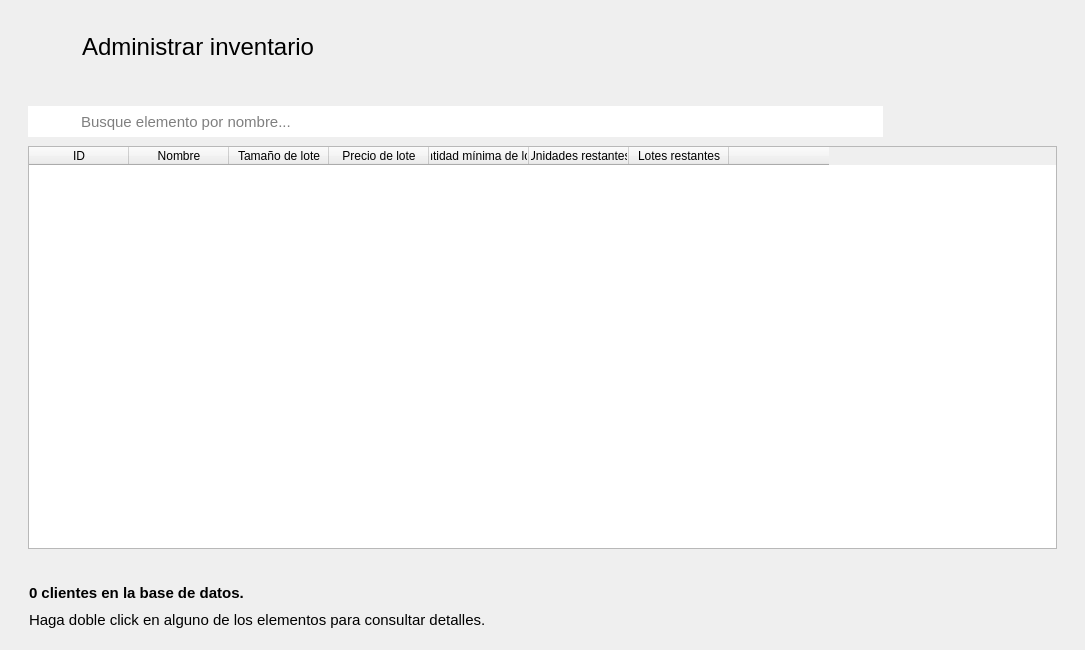
<?xml version="1.0" encoding="UTF-8"?>
<ui version="4.0">
 <class>AdministrarInventario</class>
 <widget class="QWidget" name="AdministrarInventario">
  <property name="geometry">
   <rect>
    <x>0</x>
    <y>0</y>
    <width>1085</width>
    <height>650</height>
   </rect>
  </property>
  <property name="windowTitle">
   <string>Form</string>
  </property>
  <layout class="QVBoxLayout" name="verticalLayout">
   <item alignment="Qt::AlignLeft">
    <widget class="QFrame" name="frame">
     <property name="font">
      <font>
       <family>Segoe UI</family>
      </font>
     </property>
     <property name="frameShadow">
      <enum>QFrame::Raised</enum>
     </property>
     <layout class="QHBoxLayout" name="horizontalLayout">
      <property name="spacing">
       <number>20</number>
      </property>
      <property name="leftMargin">
       <number>19</number>
      </property>
      <property name="topMargin">
       <number>15</number>
      </property>
      <property name="rightMargin">
       <number>19</number>
      </property>
      <property name="bottomMargin">
       <number>15</number>
      </property>
      <item>
       <widget class="QPushButton" name="btRegresar">
        <property name="font">
         <font>
          <family>Segoe UI</family>
         </font>
        </property>
        <property name="cursor">
         <cursorShape>PointingHandCursor</cursorShape>
        </property>
        <property name="styleSheet">
         <string notr="true">QPushButton {
        background-color: transparent;
        border: none;
        padding: 0px;
    }
    QPushButton:hover {
        background-color: rgba(255, 255, 255, 0);
    }
    QPushButton:pressed {
        background-color: rgba(255, 255, 255, 0);
    }</string>
        </property>
        <property name="icon">
         <iconset resource="../resources.qrc">
          <normaloff>:/img/resources/images/leftarrow.png</normaloff>:/img/resources/images/leftarrow.png</iconset>
        </property>
        <property name="iconSize">
         <size>
          <width>40</width>
          <height>40</height>
         </size>
        </property>
        <property name="flat">
         <bool>true</bool>
        </property>
       </widget>
      </item>
      <item>
       <widget class="QLabel" name="lbTitulo">
        <property name="minimumSize">
         <size>
          <width>211</width>
          <height>41</height>
         </size>
        </property>
        <property name="font">
         <font>
          <family>Segoe UI</family>
          <pointsize>18</pointsize>
         </font>
        </property>
        <property name="text">
         <string>Administrar inventario</string>
        </property>
       </widget>
      </item>
     </layout>
    </widget>
   </item>
   <item>
    <widget class="QFrame" name="frame_3">
     <property name="sizePolicy">
      <sizepolicy hsizetype="Expanding" vsizetype="Expanding">
       <horstretch>0</horstretch>
       <verstretch>0</verstretch>
      </sizepolicy>
     </property>
     <property name="font">
      <font>
       <family>Segoe UI</family>
      </font>
     </property>
     <property name="frameShadow">
      <enum>QFrame::Raised</enum>
     </property>
     <layout class="QVBoxLayout" name="verticalLayout_3">
      <property name="spacing">
       <number>0</number>
      </property>
      <property name="leftMargin">
       <number>8</number>
      </property>
      <property name="rightMargin">
       <number>8</number>
      </property>
      <item alignment="Qt::AlignTop">
       <widget class="QFrame" name="frame_2">
        <property name="font">
         <font>
          <family>Segoe UI</family>
         </font>
        </property>
        <property name="frameShadow">
         <enum>QFrame::Raised</enum>
        </property>
        <layout class="QHBoxLayout" name="horizontalLayout_2">
         <property name="spacing">
          <number>0</number>
         </property>
         <property name="leftMargin">
          <number>0</number>
         </property>
         <property name="topMargin">
          <number>0</number>
         </property>
         <property name="rightMargin">
          <number>0</number>
         </property>
         <property name="bottomMargin">
          <number>0</number>
         </property>
         <item>
          <widget class="QFrame" name="frame_5">
           <property name="font">
            <font>
             <family>Segoe UI</family>
            </font>
           </property>
           <property name="frameShadow">
            <enum>QFrame::Raised</enum>
           </property>
           <layout class="QHBoxLayout" name="horizontalLayout_5">
            <property name="spacing">
             <number>0</number>
            </property>
            <item>
             <widget class="QLabel" name="label_2">
              <property name="minimumSize">
               <size>
                <width>51</width>
                <height>31</height>
               </size>
              </property>
              <property name="maximumSize">
               <size>
                <width>51</width>
                <height>31</height>
               </size>
              </property>
              <property name="font">
               <font>
                <family>Segoe UI</family>
               </font>
              </property>
              <property name="styleSheet">
               <string notr="true">image: url(:/img/resources/images/magnifier.png);
background-color: rgb(255, 255, 255);</string>
              </property>
              <property name="text">
               <string/>
              </property>
             </widget>
            </item>
            <item>
             <widget class="QLineEdit" name="searchBar">
              <property name="minimumSize">
               <size>
                <width>481</width>
                <height>31</height>
               </size>
              </property>
              <property name="font">
               <font>
                <family>Segoe UI</family>
                <pointsize>11</pointsize>
               </font>
              </property>
              <property name="frame">
               <bool>false</bool>
              </property>
              <property name="placeholderText">
               <string>Busque elemento por nombre...</string>
              </property>
             </widget>
            </item>
           </layout>
          </widget>
         </item>
         <item>
          <widget class="QFrame" name="frame_6">
           <property name="font">
            <font>
             <family>Segoe UI</family>
            </font>
           </property>
           <property name="frameShadow">
            <enum>QFrame::Raised</enum>
           </property>
           <layout class="QHBoxLayout" name="horizontalLayout_3">
            <property name="spacing">
             <number>30</number>
            </property>
            <item>
             <widget class="QPushButton" name="btAgregar">
              <property name="font">
               <font>
                <family>Segoe UI</family>
               </font>
              </property>
              <property name="cursor">
               <cursorShape>PointingHandCursor</cursorShape>
              </property>
              <property name="styleSheet">
               <string notr="true">QPushButton {
        background-color: transparent;
        border: none;
        padding: 0px;
    }
    QPushButton:hover {
        background-color: rgba(255, 255, 255, 0);
    }
    QPushButton:pressed {
        background-color: rgba(255, 255, 255, 0);
    }</string>
              </property>
              <property name="icon">
               <iconset resource="../resources.qrc">
                <normaloff>:/img/resources/images/plus.png</normaloff>:/img/resources/images/plus.png</iconset>
              </property>
              <property name="iconSize">
               <size>
                <width>40</width>
                <height>40</height>
               </size>
              </property>
              <property name="flat">
               <bool>true</bool>
              </property>
             </widget>
            </item>
            <item>
             <widget class="QPushButton" name="btEditar">
              <property name="font">
               <font>
                <family>Segoe UI</family>
               </font>
              </property>
              <property name="cursor">
               <cursorShape>PointingHandCursor</cursorShape>
              </property>
              <property name="styleSheet">
               <string notr="true">QPushButton {
        background-color: transparent;
        border: none;
        padding: 0px;
    }
    QPushButton:hover {
        background-color: rgba(255, 255, 255, 0);
    }
    QPushButton:pressed {
        background-color: rgba(255, 255, 255, 0);
    }</string>
              </property>
              <property name="icon">
               <iconset resource="../resources.qrc">
                <normaloff>:/img/resources/images/edit.png</normaloff>:/img/resources/images/edit.png</iconset>
              </property>
              <property name="iconSize">
               <size>
                <width>40</width>
                <height>40</height>
               </size>
              </property>
              <property name="flat">
               <bool>true</bool>
              </property>
             </widget>
            </item>
            <item>
             <widget class="QPushButton" name="btEliminar">
              <property name="font">
               <font>
                <family>Segoe UI</family>
               </font>
              </property>
              <property name="cursor">
               <cursorShape>PointingHandCursor</cursorShape>
              </property>
              <property name="styleSheet">
               <string notr="true">QPushButton {
        background-color: transparent;
        border: none;
        padding: 0px;
    }
    QPushButton:hover {
        background-color: rgba(255, 255, 255, 0);
    }
    QPushButton:pressed {
        background-color: rgba(255, 255, 255, 0);
    }</string>
              </property>
              <property name="icon">
               <iconset resource="../resources.qrc">
                <normaloff>:/img/resources/images/trash.png</normaloff>:/img/resources/images/trash.png</iconset>
              </property>
              <property name="iconSize">
               <size>
                <width>40</width>
                <height>40</height>
               </size>
              </property>
              <property name="flat">
               <bool>true</bool>
              </property>
             </widget>
            </item>
           </layout>
          </widget>
         </item>
        </layout>
       </widget>
      </item>
      <item>
       <widget class="QFrame" name="frame_7">
        <property name="font">
         <font>
          <family>Segoe UI</family>
         </font>
        </property>
        <property name="frameShadow">
         <enum>QFrame::Raised</enum>
        </property>
        <layout class="QHBoxLayout" name="horizontalLayout_4">
         <property name="spacing">
          <number>0</number>
         </property>
         <property name="topMargin">
          <number>0</number>
         </property>
         <item>
          <widget class="TablaDatos" name="tabla_inventario">
           <column>
            <property name="text">
             <string>ID</string>
            </property>
           </column>
           <column>
            <property name="text">
             <string>Nombre</string>
            </property>
           </column>
           <column>
            <property name="text">
             <string>Tamaño de lote</string>
            </property>
           </column>
           <column>
            <property name="text">
             <string>Precio de lote</string>
            </property>
           </column>
           <column>
            <property name="text">
             <string>Cantidad mínima de lotes</string>
            </property>
           </column>
           <column>
            <property name="text">
             <string>Unidades restantes</string>
            </property>
           </column>
           <column>
            <property name="text">
             <string>Lotes restantes</string>
            </property>
           </column>
           <column>
            <property name="text">
             <string/>
            </property>
           </column>
          </widget>
         </item>
        </layout>
       </widget>
      </item>
     </layout>
    </widget>
   </item>
   <item>
    <widget class="QFrame" name="frame_4">
     <property name="font">
      <font>
       <family>Segoe UI</family>
      </font>
     </property>
     <property name="frameShadow">
      <enum>QFrame::Raised</enum>
     </property>
     <layout class="QHBoxLayout" name="horizontalLayout_6">
      <property name="topMargin">
       <number>0</number>
      </property>
      <property name="bottomMargin">
       <number>0</number>
      </property>
      <item>
       <widget class="QFrame" name="frame_8">
        <property name="font">
         <font>
          <family>Segoe UI</family>
         </font>
        </property>
        <property name="styleSheet">
         <string notr="true">QFrame { border: none; }</string>
        </property>
        <property name="frameShape">
         <enum>QFrame::StyledPanel</enum>
        </property>
        <property name="frameShadow">
         <enum>QFrame::Raised</enum>
        </property>
        <layout class="QVBoxLayout" name="verticalLayout_2">
         <item>
          <widget class="QLabel" name="lbContador">
           <property name="minimumSize">
            <size>
             <width>271</width>
             <height>21</height>
            </size>
           </property>
           <property name="font">
            <font>
             <family>Segoe UI</family>
             <pointsize>11</pointsize>
             <bold>true</bold>
            </font>
           </property>
           <property name="text">
            <string>0 clientes en la base de datos.</string>
           </property>
          </widget>
         </item>
         <item>
          <widget class="QLabel" name="label_3">
           <property name="minimumSize">
            <size>
             <width>561</width>
             <height>21</height>
            </size>
           </property>
           <property name="font">
            <font>
             <family>Segoe UI</family>
             <pointsize>11</pointsize>
             <bold>false</bold>
            </font>
           </property>
           <property name="text">
            <string>Haga doble click en alguno de los elementos para consultar detalles.</string>
           </property>
          </widget>
         </item>
        </layout>
       </widget>
      </item>
     </layout>
    </widget>
   </item>
  </layout>
 </widget>
 <customwidgets>
  <customwidget>
   <class>TablaDatos</class>
   <extends>QTableWidget</extends>
   <header>utils.mywidgets.h</header>
  </customwidget>
 </customwidgets>
 <resources>
  <include location="../resources.qrc"/>
 </resources>
 <connections/>
</ui>
